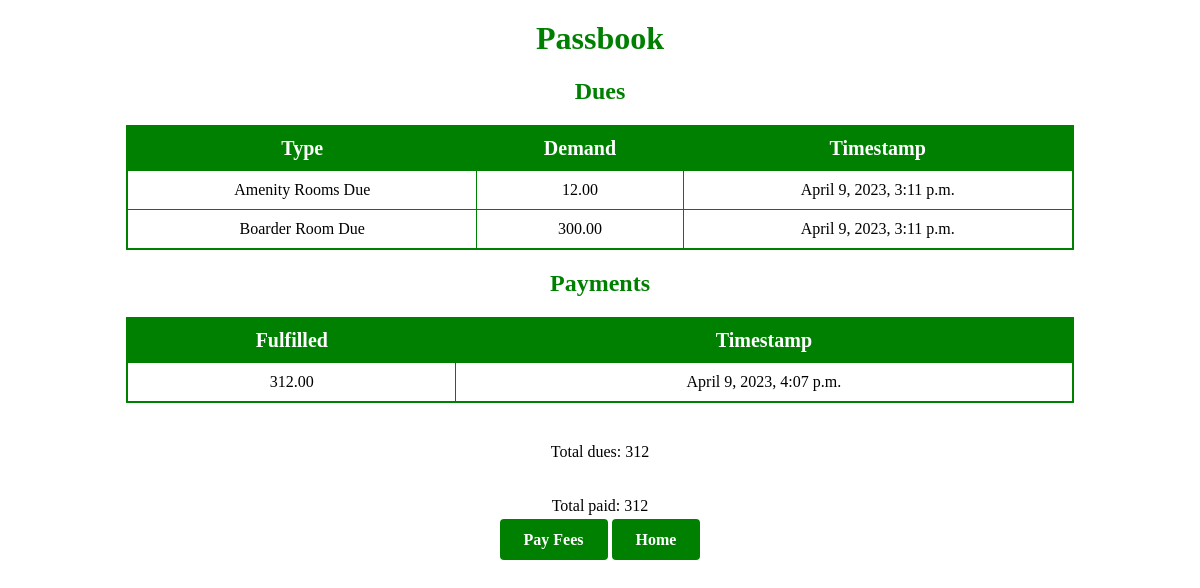
The page /passbook/ (signed in) on the database its author committed.
### main/models.py (models this page shows, shortened)
class Due(models.Model):
    TYPE = [
        ('mess', 'Mess Due'),
        ('boarderRoom', 'Boarder Room Due'),
        ('amenityRooms', 'Amenity Rooms Due'),
    ]
    timestamp = models.DateTimeField("Timestamp", blank = False, auto_now_add = True)
    demand = models.DecimalField("Demand", blank = False, default = 0, max_digits = 8, decimal_places = 2)
    type = models.CharField("Type", max_length = 100, choices = TYPE, blank = False, default = 'mess')
    passbook = models.ForeignKey(Passbook, on_delete = models.CASCADE, related_name = "dues", blank = False)

class Payment(models.Model):
    timestamp = models.DateTimeField("Timestamp", blank = False, auto_now_add = True)
    fulfilled = models.DecimalField("Fulfilled", blank = False, default = 0, max_digits = 8, decimal_places = 2)
    passbook = models.ForeignKey(Passbook, on_delete = models.CASCADE, related_name = "payments", blank = False)

### main/views.py (the view)
# urls.py: path("passbook/", views.passbook, name = "passbook"),
@login_required(login_url = "main-login")
def passbook(request):
    if request.user.role != "student":
        return redirect("index")
    student = request.user.student
    passbook = student.passbook
    dues = passbook.dues.order_by('-timestamp')
    payments = passbook.payments.order_by('-timestamp')
    total_due = dues.aggregate(total=Sum('demand'))['total']
    total_paid = payments.aggregate(total=Sum('fulfilled'))['total']
    context = {
        'dues': dues,
        'payments': payments,
        'total_due': total_due,
        'total_paid': total_paid,
    }
    return render(request, 'passbook.html', context)

### main/templates/passbook.html (shortened to what this page needs)
<!DOCTYPE html>
<html>
<head>
</head>
<body>
	<h1>Passbook</h1>
	<h2>Dues</h2>
	<table>
		<thead>
			<tr>
				<th>Type</th>
				<th>Demand</th>
				<th>Timestamp</th>
			</tr>
		</thead>
		<tbody>
			{% for due in dues %}
			<tr>
				<td>{{ due.get_type_display }}</td>
				<td>{{ due.demand }}</td>
				<td>{{ due.timestamp }}</td>
			</tr>
			{% endfor %}
		</tbody>
	</table>
	<h2>Payments</h2>
	<table>
		<thead>
			<tr>
				<th>Fulfilled</th>
				<th>Timestamp</th>
			</tr>
		</thead>
		<tbody>
			{% for payment in payments %}
			<tr>
				<td>{{ payment.fulfilled }}</td>
				<td>{{ payment.timestamp }}</td>
			</tr>
			{% endfor %}
		</tbody>
	</table>
	<div class = "container">
		<p>Total dues: {{ total_due }}</p>
		<p>Total paid: {{ total_paid }}</p>
		<div>
    		<a href="{% url 'pay' %}" class = "button">Pay Fees</a>
			<a href="{% url 'index' %}" class = "button">Home</a>
		</div>
	</div>
</body>
</html>

### main/templates/passbook.html (style rules this page uses)
h1 { font-weight: bold; color: #008000; margin-top: 20px; text-align: center; }
h2 { font-weight: bold; color: #008000; margin-top: 20px; text-align: center; }
p { text-align: center; margin-top: 20px; }
.button { background-color: #008000; border: none; border-radius: 4px; color: #fff; cursor: pointer; font-size: 16px; font-weight: bold; padding: 12px 24px; text-align: center; text-decoration: none; }
.container { display: flex; flex-direction: column; align-items: center; }
table { margin: 20px auto; border-collapse: collapse; width: 80%; max-width: 1200px; text-align: center; background-color: #fff; border: 2px solid #008000; border-radius: 5px; }
th, td { padding: 10px; border: 1px solid #008000; }
th { background-color: #008000; color: #fff; font-size: 20px; font-weight: bold; text-align: center; }

### rows shown on the page
Due: type "Amenity Rooms Due", demand "12.00", timestamp "April 9, 2023, 3:11 p.m."
Due: type "Boarder Room Due", demand "300.00", timestamp "April 9, 2023, 3:11 p.m."
Payment: fulfilled "312.00", timestamp "April 9, 2023, 4:07 p.m."

### other values the page prints
{{ total_due }} "312"
{{ total_paid }} "312"
